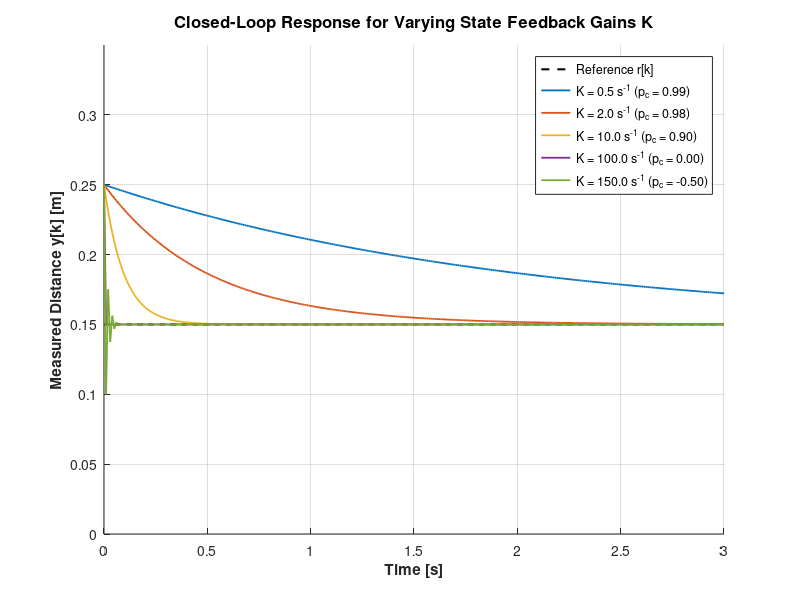
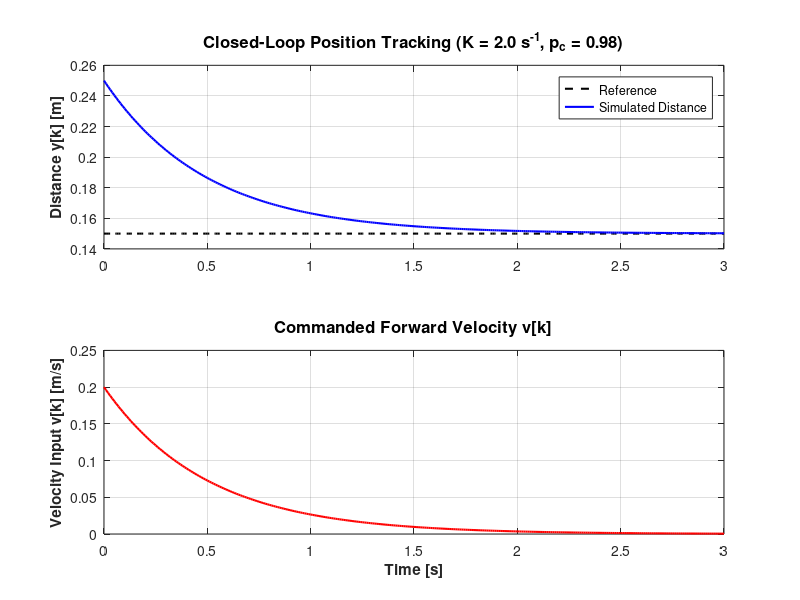
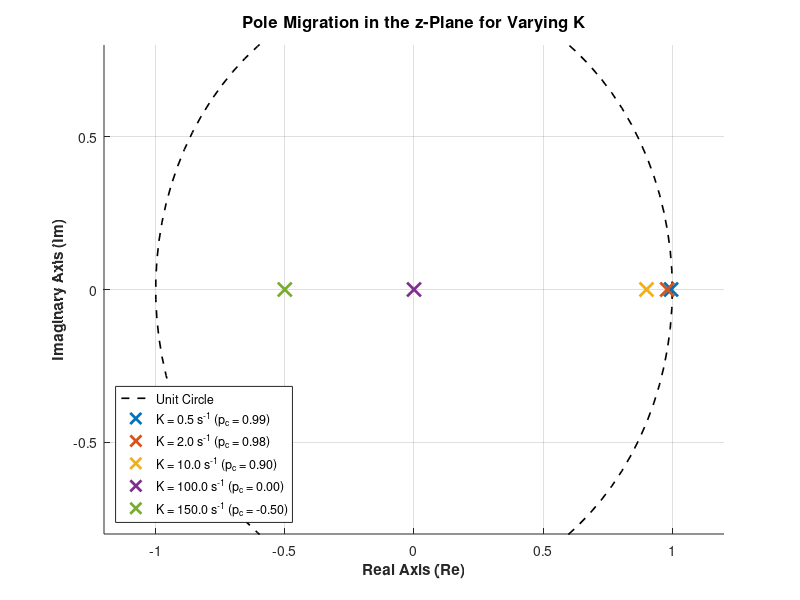

Reproduce these figures in MATLAB, in order.
%% Assignment 3 - Question 1: State-Space Design, Pole Placement & Varying K
clear; clc; close all;

%% 1. System Definition (Question 1a & 1b)
Ts = 0.01;          % Sampling period [s]

% Discrete-time state-space matrices (Forward Euler)
A = 1;
B = Ts;
C = -1;             % Sensor measures positive distance while cart is at x <= 0
D = 0;

%% 2. Pole Placement & Reference Scaling for Design Choice (Question 1c & 1d)
p_c = 0.98;         % Desired closed-loop pole inside the unit circle
K = (1 - p_c) / Ts; % State feedback gain K = 2 [1/s]
Nr = -K;            % Feedforward scaling for unity DC gain (y_ss = r_ss)

fprintf('=== ASSIGNMENT 3 - QUESTION 1 DESIGN ===\n');
fprintf('Desired pole p_c  : %.4f\n', p_c);
fprintf('Feedback gain K   : %.4f [1/s]\n', K);
fprintf('Feedforward Nr    : %.4f [1/s]\n\n', Nr);

% Closed-loop system for the chosen design (K = 2)
sys_cl = ss(A - B*K, B*Nr, C, D, Ts);

%% 3. Simulation for Selected Design (K = 2)
t_final = 3.0;                  % Simulation duration [s]
t = 0:Ts:t_final;
N = length(t);

x0 = -0.25;                     % Initial condition: cart at 0.25 m from wall
r = 0.15 * ones(N, 1);          % Reference distance: 0.15 m

[y, ~, x] = lsim(sys_cl, r, t, x0);
v = -K * x + Nr * r;            % Commanded velocity control signal v[k]

%% 4. Varying K Analysis & Step Response Comparison (Question 1c requirement)
% Different regimes: overdamped, optimal (K=2), deadbeat (1/Ts = 100), oscillatory
K_values = [0.5, 2.0, 10, 100, 150]; 
colors = lines(length(K_values));

figure('Units', 'centimeters', 'Position', [5 5 16 10]);
hold on; grid on;

plot(t, r, 'k--', 'LineWidth', 1.5, 'DisplayName', 'Reference r[k]');

for i = 1:length(K_values)
    Ki = K_values(i);
    Nri = -Ki;
    p_i = 1 - Ts * Ki;
    
    % Closed-loop system for varying K
    sys_temp = ss(A - B*Ki, B*Nri, C, D, Ts);
    [y_temp, ~] = lsim(sys_temp, r, t, x0);
    
    label_str = sprintf('K = %.1f s^{-1} (p_c = %.2f)', Ki, p_i);
    plot(t, y_temp, 'Color', colors(i,:), 'LineWidth', 1.3, 'DisplayName', label_str);
end

xlabel('Time [s]', 'FontSize', 11, 'FontWeight', 'bold');
ylabel('Measured Distance y[k] [m]', 'FontSize', 11, 'FontWeight', 'bold');
title('Closed-Loop Response for Varying State Feedback Gains K', 'FontSize', 12, 'FontWeight', 'bold');
legend('Location', 'Northeast');
ylim([0 0.35]);

% Export comparison figure for LaTeX
if ~exist('Images', 'dir'), mkdir('Images'); end
exportgraphics(gcf, 'Images/Ass3_Q1_K_comparison.png', 'Resolution', 300);

%% 5. Detailed Plots for Selected Design (K = 2)
figure('Units', 'centimeters', 'Position', [5 5 16 12]);

subplot(2,1,1);
plot(t, r, 'k--', 'LineWidth', 1.5); hold on;
plot(t, y, 'b-', 'LineWidth', 1.5);
grid on;
ylabel('Distance y[k] [m]', 'FontSize', 11, 'FontWeight', 'bold');
title(sprintf('Closed-Loop Position Tracking (K = %.1f s^{-1}, p_c = %.2f)', K, p_c), 'FontSize', 12, 'FontWeight', 'bold');
legend('Reference', 'Simulated Distance', 'Location', 'Northeast');

subplot(2,1,2);
plot(t, v, 'r-', 'LineWidth', 1.5);
grid on;
xlabel('Time [s]', 'FontSize', 11, 'FontWeight', 'bold');
ylabel('Velocity Input v[k] [m/s]', 'FontSize', 11, 'FontWeight', 'bold');
title('Commanded Forward Velocity v[k]', 'FontSize', 12, 'FontWeight', 'bold');

exportgraphics(gcf, 'Images/Ass3_Q1_step_response.png', 'Resolution', 300);

%% Pole-Zero Map for Varying K (Question 1c requirement)
Ts = 0.01;
A = 1; B = Ts; C = -1; D = 0;

K_values = [0.5, 2.0, 10, 100, 150];
colors = lines(length(K_values));

figure('Units', 'centimeters', 'Position', [5 5 14 14]);
hold on; grid on;

% Teken de eenheidscirkel voor stabiliteitsreferentie
theta = linspace(0, 2*pi, 100);
plot(cos(theta), sin(theta), 'k--', 'LineWidth', 1.2, 'DisplayName', 'Unit Circle');

% Plot de polen voor elke waarde van K
for i = 1:length(K_values)
    Ki = K_values(i);
    p_i = 1 - Ts * Ki; % Gesloten-loop pool in het z-domein
    
    label_str = sprintf('K = %.1f s^{-1} (p_c = %.2f)', Ki, p_i);
    plot(p_i, 0, 'x', 'MarkerSize', 10, 'LineWidth', 2, 'Color', colors(i,:), 'DisplayName', label_str);
end

axis([-1.2 1.2 -0.8 0.8]);
xlabel('Real Axis (Re)', 'FontSize', 11, 'FontWeight', 'bold');
ylabel('Imaginary Axis (Im)', 'FontSize', 11, 'FontWeight', 'bold');
title('Pole Migration in the z-Plane for Varying K', 'FontSize', 12, 'FontWeight', 'bold');
legend('Location', 'Southwest');

% Opslaan voor LaTeX
if ~exist('Images', 'dir'), mkdir('Images'); end
exportgraphics(gcf, 'Images/pzmap_K.png', 'Resolution', 300);
